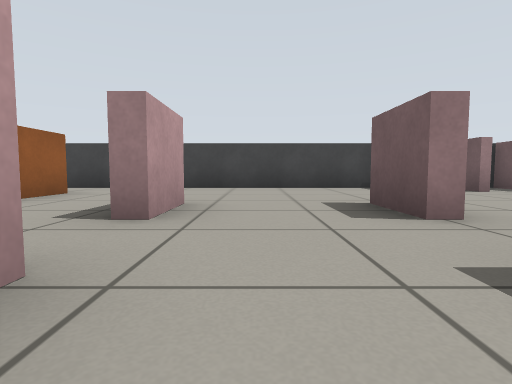
View 1 (above)

18 first-person views from a walk through a world built for the Gazebo simulator. The camera is 0.39 m above the floor, tilts 4° down and sees 80° across. The floor is counted in squares, 1 m on a side. Each view is taken from the middle of a square. On the plan, view 1 faces up. The plan holds only what a view shows up to about 9 squares ahead; the rest is blank.

View 2
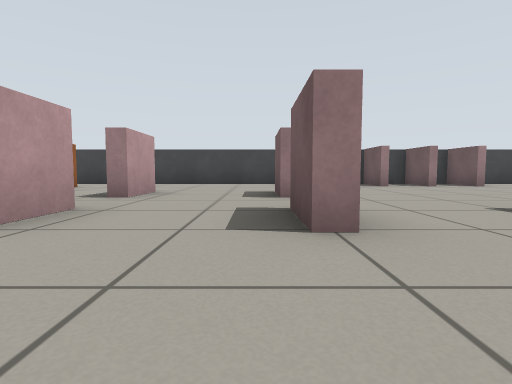

View 3
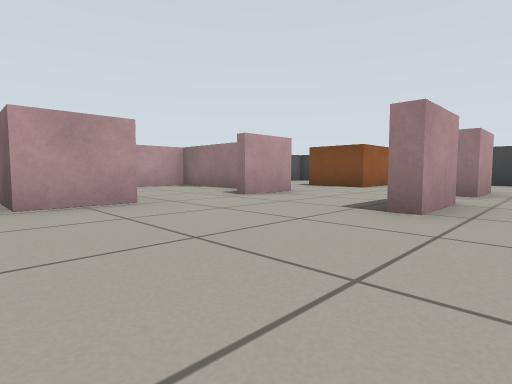

View 4
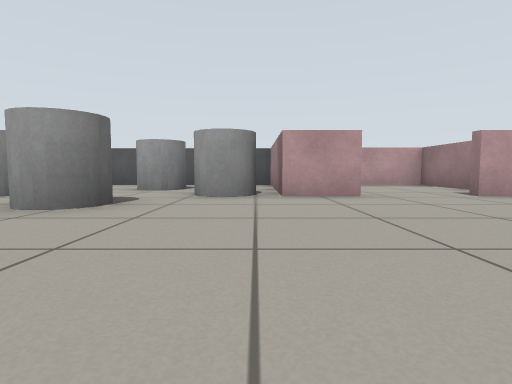

View 5
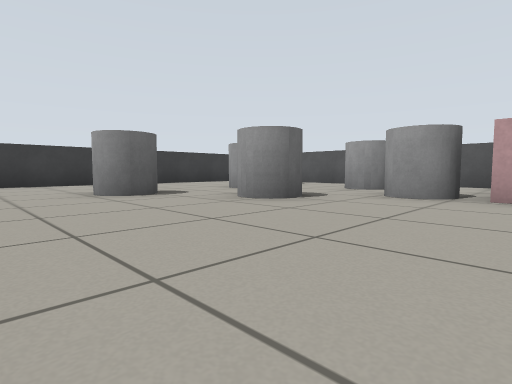

View 6
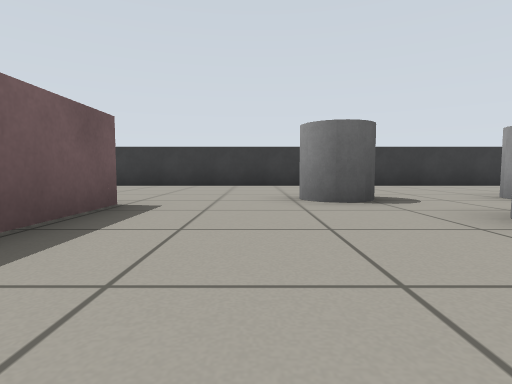

View 7
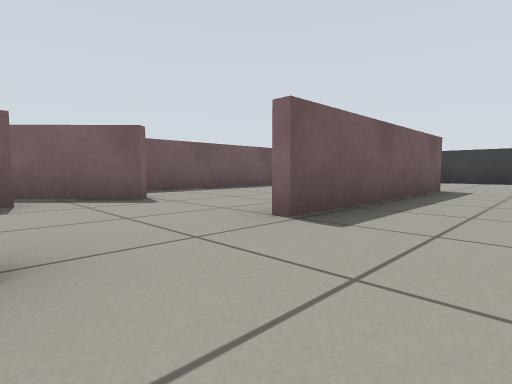

View 8
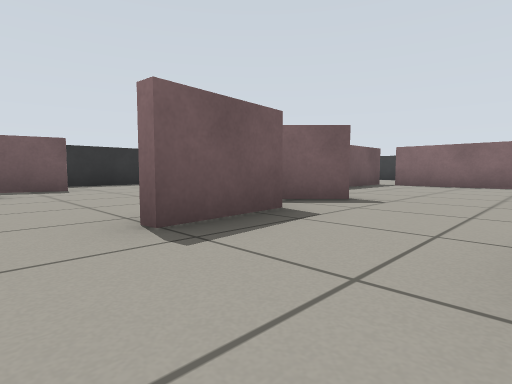

View 9
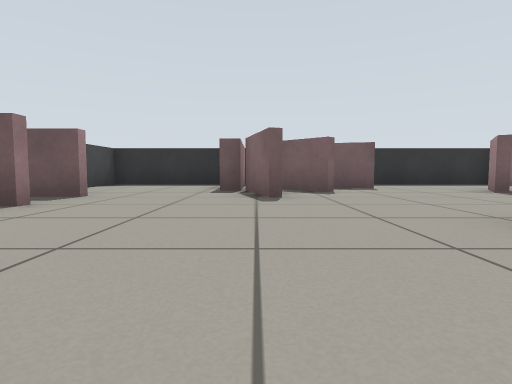

View 10
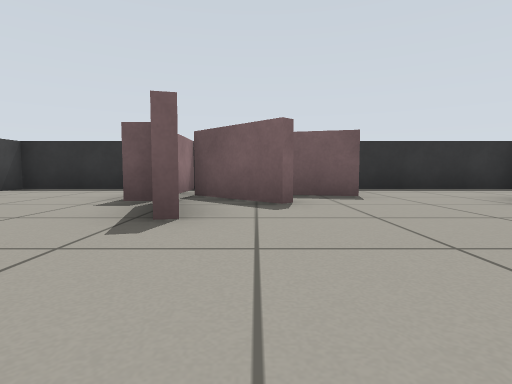

View 11
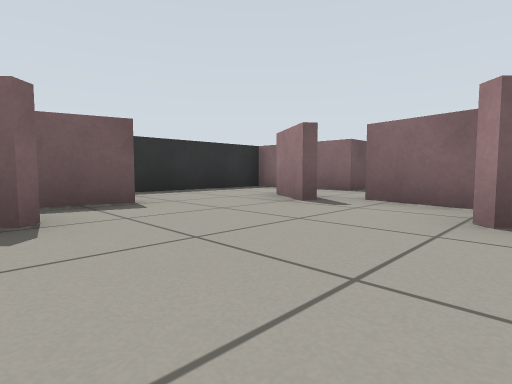

View 12
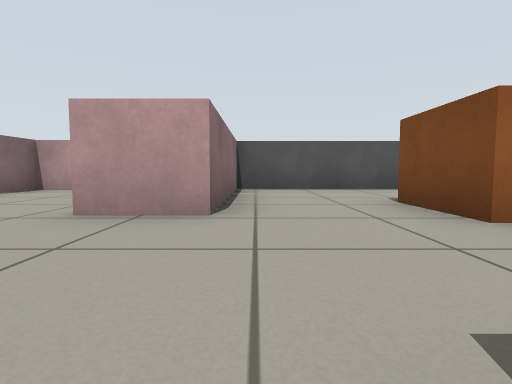

View 13
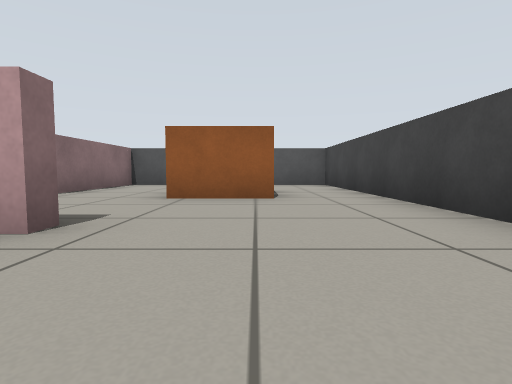

View 14
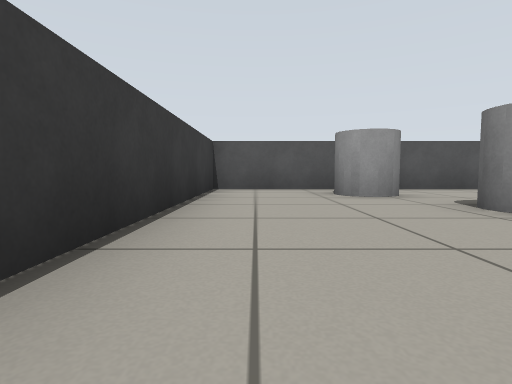

View 15
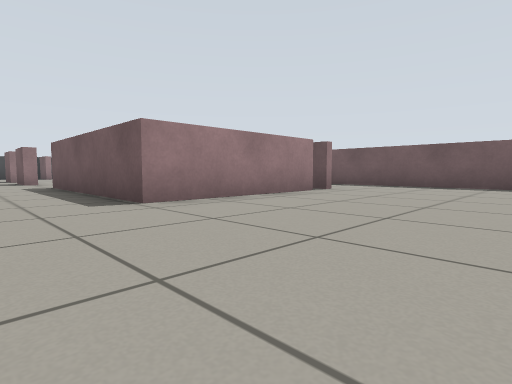

View 16
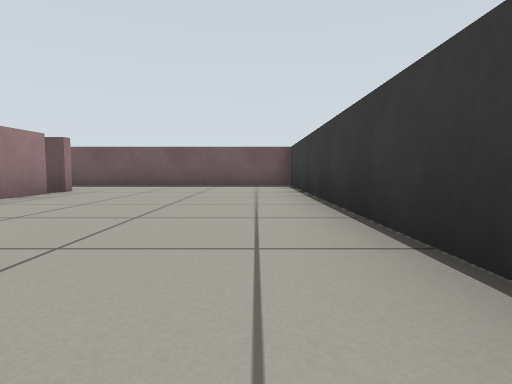

View 17
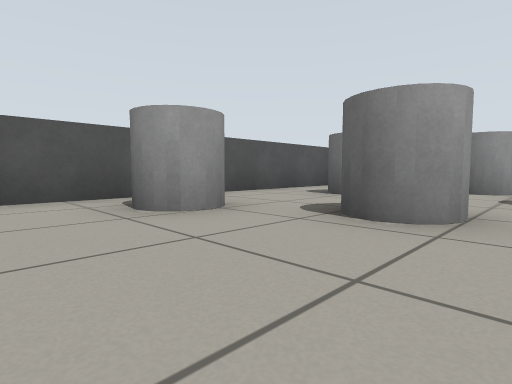

View 18
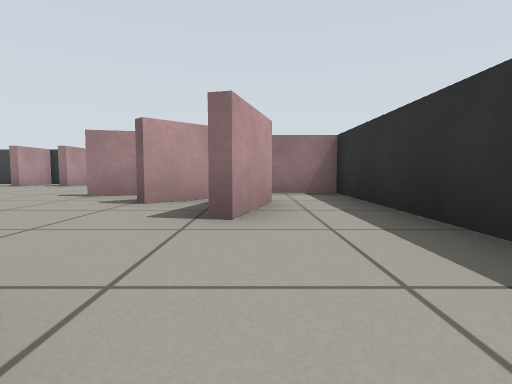

### Floor plan
Points are (right, up) in squares from view 1. A wall is a line through its corners. A room is listed if a view was taken in it or the views show most of it. See-through windows are left out.
Room 1 (views 1, 7, 8, 9, 10, 11, 12, 13)
walls: (1.8, 2.4) (1.4, 2.4) (1.4, 3.6); (-1.2, 3.6) (-0.8, 3.6) (-0.8, 2.4) (-1.2, 2.4); (2.6, 6.9) (-7.4, 6.9) (-7.4, 1.6) (-3.6, 1.6) (-3.6, 0.4); (-0.8, 1.1) (-0.8, -0.1); (1.4, -0.1) (1.4, 1.1); (4.3, 6.5) (4.3, 5.5); (6.3, 2.8) (7.9, 3.2) (7.9, 3.8); (4.1, -0.5) (3.9, 1.1); (6.5, 5.5) (6.5, 6.9) (4.9, 6.9); (7.5, 1.7) (8.8, 3); (10.4, 3.9) (10.4, 6.9) (7.6, 6.9)
ways out: opening at (-2.5, 1) to room 2; opening at (0, 0.5) to room 2; opening at (2.5, 0.5) to room 2; opening at (5.3, 2) to room 3
objects: brown box (-5, 4) to (-4, 5)
Room 2 (views 2, 3, 4, 5, 6, 14, 15, 16, 17)
walls: (2.6, -6.3) (5.1, -6.3); (-4.8, -2.6) (-7.1, -2.6); (-3.6, -1.4) (-3.6, -2.6); (-0.8, -0.1) (-1.2, -0.1); (5.1, -6.5) (1.6, -6.5) (1.6, -2); (4, -1.9) (5.3, -0.5); (1.8, -0.1) (1.4, -0.1); (5.6, -6.6) (5.6, -2.6); (-7.4, -2.5) (-7.4, -10.9) (7.9, -10.9) (7.9, -3.5); (-5, 1.4) (-7.1, 1.4) (-7.1, -2.4) (-6.1, -2.4)
ways out: opening at (-2.5, 1) to room 1; opening at (0, 0.5) to room 1; opening at (2.5, 0.5) to room 1; opening at (8, -3) to room 4
objects: grey cylinder (-6, -8); grey cylinder (-6, -5) to (-5, -5); grey cylinder (-4, -7); grey cylinder (-4, -4) to (-4, -3); grey cylinder (-3, -5) to (-2, -5); grey cylinder (-1, -7)
Room 3 (view 18)
walls: (8.6, 0.4) (8.9, 1.5); (7.3, -1.2) (8.4, -1.9); (8.4, 2.2) (7.7, 1.5); (9.2, 1.9) (8.8, 0.3); (7.2, 2.8) (6.4, 2.6); (5.5, -1.7) (6.9, -1.9); (10.4, -2.5) (10.4, 3.3) (7.9, 3.3)
ways out: opening at (5.3, 2) to room 1; opening at (9.5, -2) to room 4
Room 4 (no view inside)
walls: (7.9, -3.5) (10.4, -3.5) (10.4, -2.5)
ways out: opening at (8, -3) to room 2; opening at (9.5, -2) to room 3

Positions as (right, up) in squares from view 1, and headings:
1: (0, 0), facing up
2: (1, -2), facing up
3: (0, -3), facing up-left
4: (1, -3), facing left
5: (1, -2), facing down-left
6: (0, -3), facing down
7: (0, 0), facing down-right
8: (2, 2), facing down-right
9: (2, 3), facing right
10: (4, 2), facing right
11: (5, 2), facing down-right
12: (-1, 2), facing left
13: (1, 5), facing left
14: (-1, -10), facing left
15: (0, -10), facing up-right
16: (0, -10), facing right
17: (-3, -10), facing up-left
18: (9, -2), facing up
